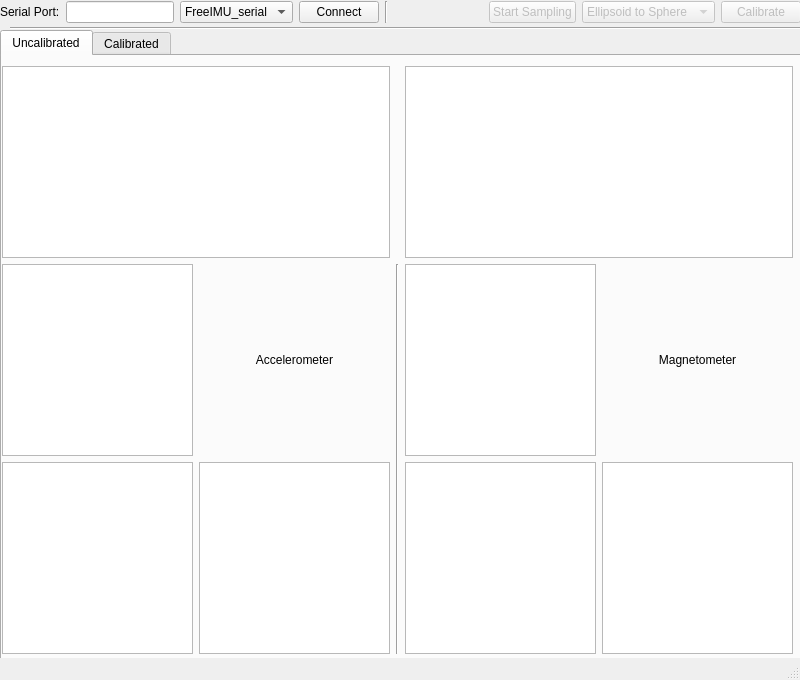
<?xml version="1.0" encoding="UTF-8"?>
<ui version="4.0">
 <class>FreeIMUCal</class>
 <widget class="QMainWindow" name="FreeIMUCal">
  <property name="geometry">
   <rect>
    <x>0</x>
    <y>0</y>
    <width>800</width>
    <height>680</height>
   </rect>
  </property>
  <property name="sizePolicy">
   <sizepolicy hsizetype="Fixed" vsizetype="Fixed">
    <horstretch>0</horstretch>
    <verstretch>0</verstretch>
   </sizepolicy>
  </property>
  <property name="minimumSize">
   <size>
    <width>800</width>
    <height>600</height>
   </size>
  </property>
  <property name="maximumSize">
   <size>
    <width>800</width>
    <height>680</height>
   </size>
  </property>
  <property name="windowTitle">
   <string>FreeIMU Calibration Application</string>
  </property>
  <property name="documentMode">
   <bool>false</bool>
  </property>
  <widget class="QWidget" name="centralwidget">
   <property name="sizePolicy">
    <sizepolicy hsizetype="Maximum" vsizetype="Maximum">
     <horstretch>0</horstretch>
     <verstretch>0</verstretch>
    </sizepolicy>
   </property>
   <widget class="Line" name="line">
    <property name="geometry">
     <rect>
      <x>10</x>
      <y>20</y>
      <width>791</width>
      <height>16</height>
     </rect>
    </property>
    <property name="orientation">
     <enum>Qt::Horizontal</enum>
    </property>
   </widget>
   <widget class="QWidget" name="gridLayoutWidget">
    <property name="geometry">
     <rect>
      <x>0</x>
      <y>0</y>
      <width>801</width>
      <height>25</height>
     </rect>
    </property>
    <layout class="QGridLayout" name="gridLayout" rowstretch="0">
     <property name="sizeConstraint">
      <enum>QLayout::SetDefaultConstraint</enum>
     </property>
     <item row="0" column="4">
      <widget class="Line" name="line_2">
       <property name="orientation">
        <enum>Qt::Vertical</enum>
       </property>
      </widget>
     </item>
     <item row="0" column="7">
      <widget class="QPushButton" name="samplingToggleButton">
       <property name="enabled">
        <bool>false</bool>
       </property>
       <property name="toolTip">
        <string>Toggle Start/Stop sampling of sensor data from the IMU</string>
       </property>
       <property name="text">
        <string>Start Sampling</string>
       </property>
       <property name="autoDefault">
        <bool>false</bool>
       </property>
       <property name="default">
        <bool>false</bool>
       </property>
       <property name="flat">
        <bool>false</bool>
       </property>
      </widget>
     </item>
     <item row="0" column="1">
      <widget class="QLineEdit" name="serialPortEdit"/>
     </item>
     <item row="0" column="9">
      <widget class="QPushButton" name="calibrateButton">
       <property name="enabled">
        <bool>false</bool>
       </property>
       <property name="toolTip">
        <string>Run calibration algorithm over the data collected</string>
       </property>
       <property name="text">
        <string>Calibrate</string>
       </property>
      </widget>
     </item>
     <item row="0" column="0">
      <widget class="QLabel" name="label">
       <property name="text">
        <string>Serial Port:</string>
       </property>
      </widget>
     </item>
     <item row="0" column="8">
      <widget class="QComboBox" name="calAlgorithmComboBox">
       <property name="enabled">
        <bool>false</bool>
       </property>
       <property name="toolTip">
        <string>&lt;html&gt;&lt;head/&gt;&lt;body&gt;&lt;p&gt;Calibration Algorithm used.&lt;/p&gt;&lt;/body&gt;&lt;/html&gt;</string>
       </property>
       <item>
        <property name="text">
         <string>Ellipsoid to Sphere</string>
        </property>
       </item>
      </widget>
     </item>
     <item row="0" column="3">
      <widget class="QPushButton" name="connectButton">
       <property name="toolTip">
        <string>Connect or Disconnect from the Arduino</string>
       </property>
       <property name="text">
        <string>Connect</string>
       </property>
      </widget>
     </item>
     <item row="0" column="6">
      <spacer name="horizontalSpacer">
       <property name="orientation">
        <enum>Qt::Horizontal</enum>
       </property>
       <property name="sizeHint" stdset="0">
        <size>
         <width>40</width>
         <height>20</height>
        </size>
       </property>
      </spacer>
     </item>
     <item row="0" column="2">
      <widget class="QComboBox" name="serialProtocol">
       <property name="enabled">
        <bool>true</bool>
       </property>
       <property name="toolTip">
        <string>Serial Protocol to Communicate with IMU</string>
       </property>
       <item>
        <property name="text">
         <string>FreeIMU_serial</string>
        </property>
       </item>
      </widget>
     </item>
    </layout>
   </widget>
   <widget class="QTabWidget" name="tabWidget">
    <property name="geometry">
     <rect>
      <x>0</x>
      <y>30</y>
      <width>801</width>
      <height>631</height>
     </rect>
    </property>
    <property name="currentIndex">
     <number>0</number>
    </property>
    <widget class="QWidget" name="uncalibratedTab">
     <attribute name="title">
      <string>Uncalibrated</string>
     </attribute>
     <widget class="QWidget" name="gridLayoutWidget_4">
      <property name="geometry">
       <rect>
        <x>0</x>
        <y>10</y>
        <width>791</width>
        <height>588</height>
       </rect>
      </property>
      <layout class="QGridLayout" name="gridLayout_4" rowstretch="0,0">
       <property name="sizeConstraint">
        <enum>QLayout::SetMaximumSize</enum>
       </property>
       <item row="1" column="0">
        <layout class="QGridLayout" name="gridLayout_5">
         <item row="0" column="1">
          <widget class="QLabel" name="label_2">
           <property name="text">
            <string>Accelerometer</string>
           </property>
           <property name="alignment">
            <set>Qt::AlignCenter</set>
           </property>
          </widget>
         </item>
         <item row="1" column="0">
          <widget class="PlotWidget" name="accYZ">
           <property name="sizePolicy">
            <sizepolicy hsizetype="Expanding" vsizetype="Expanding">
             <horstretch>0</horstretch>
             <verstretch>1</verstretch>
            </sizepolicy>
           </property>
          </widget>
         </item>
         <item row="1" column="1">
          <widget class="PlotWidget" name="accZX">
           <property name="sizePolicy">
            <sizepolicy hsizetype="Expanding" vsizetype="Expanding">
             <horstretch>0</horstretch>
             <verstretch>1</verstretch>
            </sizepolicy>
           </property>
          </widget>
         </item>
         <item row="0" column="0">
          <widget class="PlotWidget" name="accXY">
           <property name="sizePolicy">
            <sizepolicy hsizetype="Expanding" vsizetype="Expanding">
             <horstretch>0</horstretch>
             <verstretch>1</verstretch>
            </sizepolicy>
           </property>
          </widget>
         </item>
        </layout>
       </item>
       <item row="1" column="2">
        <layout class="QGridLayout" name="gridLayout_3" columnstretch="0,0">
         <property name="sizeConstraint">
          <enum>QLayout::SetFixedSize</enum>
         </property>
         <item row="0" column="0">
          <widget class="PlotWidget" name="magnXY">
           <property name="sizePolicy">
            <sizepolicy hsizetype="Expanding" vsizetype="Expanding">
             <horstretch>0</horstretch>
             <verstretch>1</verstretch>
            </sizepolicy>
           </property>
          </widget>
         </item>
         <item row="1" column="0">
          <widget class="PlotWidget" name="magnYZ">
           <property name="sizePolicy">
            <sizepolicy hsizetype="Expanding" vsizetype="Expanding">
             <horstretch>0</horstretch>
             <verstretch>1</verstretch>
            </sizepolicy>
           </property>
          </widget>
         </item>
         <item row="1" column="1">
          <widget class="PlotWidget" name="magnZX">
           <property name="sizePolicy">
            <sizepolicy hsizetype="Expanding" vsizetype="Expanding">
             <horstretch>0</horstretch>
             <verstretch>1</verstretch>
            </sizepolicy>
           </property>
          </widget>
         </item>
         <item row="0" column="1">
          <widget class="QLabel" name="label_3">
           <property name="text">
            <string>Magnetometer</string>
           </property>
           <property name="alignment">
            <set>Qt::AlignCenter</set>
           </property>
          </widget>
         </item>
        </layout>
       </item>
       <item row="0" column="2">
        <widget class="GLViewWidget" name="magn3D">
         <property name="sizePolicy">
          <sizepolicy hsizetype="Expanding" vsizetype="Expanding">
           <horstretch>0</horstretch>
           <verstretch>0</verstretch>
          </sizepolicy>
         </property>
        </widget>
       </item>
       <item row="0" column="0">
        <widget class="GLViewWidget" name="acc3D">
         <property name="sizePolicy">
          <sizepolicy hsizetype="Minimum" vsizetype="Expanding">
           <horstretch>0</horstretch>
           <verstretch>0</verstretch>
          </sizepolicy>
         </property>
        </widget>
       </item>
       <item row="1" column="1">
        <widget class="Line" name="line_3">
         <property name="lineWidth">
          <number>1</number>
         </property>
         <property name="orientation">
          <enum>Qt::Vertical</enum>
         </property>
        </widget>
       </item>
      </layout>
     </widget>
    </widget>
    <widget class="QWidget" name="calibratedTab">
     <attribute name="title">
      <string>Calibrated</string>
     </attribute>
     <widget class="QWidget" name="horizontalLayoutWidget">
      <property name="geometry">
       <rect>
        <x>0</x>
        <y>380</y>
        <width>791</width>
        <height>181</height>
       </rect>
      </property>
      <layout class="QHBoxLayout" name="horizontalLayout">
       <item>
        <widget class="QGroupBox" name="groupBox">
         <property name="title">
          <string>Accelerometer</string>
         </property>
         <property name="alignment">
          <set>Qt::AlignLeading|Qt::AlignLeft|Qt::AlignVCenter</set>
         </property>
         <property name="flat">
          <bool>false</bool>
         </property>
         <property name="checkable">
          <bool>false</bool>
         </property>
         <widget class="QWidget" name="layoutWidget">
          <property name="geometry">
           <rect>
            <x>10</x>
            <y>20</y>
            <width>381</width>
            <height>154</height>
           </rect>
          </property>
          <layout class="QFormLayout" name="formLayout_3">
           <property name="sizeConstraint">
            <enum>QLayout::SetNoConstraint</enum>
           </property>
           <property name="fieldGrowthPolicy">
            <enum>QFormLayout::ExpandingFieldsGrow</enum>
           </property>
           <property name="labelAlignment">
            <set>Qt::AlignLeading|Qt::AlignLeft|Qt::AlignVCenter</set>
           </property>
           <item row="0" column="0">
            <widget class="QLabel" name="label_14">
             <property name="text">
              <string>Offset X</string>
             </property>
            </widget>
           </item>
           <item row="0" column="1">
            <widget class="QLineEdit" name="calRes_acc_OSx"/>
           </item>
           <item row="1" column="0">
            <widget class="QLabel" name="label_15">
             <property name="text">
              <string>Offset Y</string>
             </property>
            </widget>
           </item>
           <item row="1" column="1">
            <widget class="QLineEdit" name="calRes_acc_OSy">
             <property name="sizePolicy">
              <sizepolicy hsizetype="Expanding" vsizetype="Expanding">
               <horstretch>0</horstretch>
               <verstretch>0</verstretch>
              </sizepolicy>
             </property>
            </widget>
           </item>
           <item row="2" column="0">
            <widget class="QLabel" name="label_16">
             <property name="text">
              <string>Offset Z</string>
             </property>
            </widget>
           </item>
           <item row="2" column="1">
            <widget class="QLineEdit" name="calRes_acc_OSz"/>
           </item>
           <item row="3" column="0">
            <widget class="QLabel" name="label_17">
             <property name="text">
              <string>Scale X</string>
             </property>
            </widget>
           </item>
           <item row="3" column="1">
            <widget class="QLineEdit" name="calRes_acc_SCx"/>
           </item>
           <item row="4" column="0">
            <widget class="QLabel" name="label_18">
             <property name="text">
              <string>Scale Y</string>
             </property>
            </widget>
           </item>
           <item row="4" column="1">
            <widget class="QLineEdit" name="calRes_acc_SCy"/>
           </item>
           <item row="5" column="0">
            <widget class="QLabel" name="label_19">
             <property name="text">
              <string>Scale Z</string>
             </property>
            </widget>
           </item>
           <item row="5" column="1">
            <widget class="QLineEdit" name="calRes_acc_SCz"/>
           </item>
          </layout>
         </widget>
        </widget>
       </item>
       <item>
        <widget class="QGroupBox" name="groupBox_2">
         <property name="title">
          <string>Magnetometer</string>
         </property>
         <widget class="QWidget" name="layoutWidget_2">
          <property name="geometry">
           <rect>
            <x>10</x>
            <y>20</y>
            <width>381</width>
            <height>154</height>
           </rect>
          </property>
          <layout class="QFormLayout" name="formLayout_5">
           <property name="sizeConstraint">
            <enum>QLayout::SetNoConstraint</enum>
           </property>
           <property name="fieldGrowthPolicy">
            <enum>QFormLayout::ExpandingFieldsGrow</enum>
           </property>
           <property name="labelAlignment">
            <set>Qt::AlignLeading|Qt::AlignLeft|Qt::AlignVCenter</set>
           </property>
           <item row="0" column="0">
            <widget class="QLabel" name="label_27">
             <property name="text">
              <string>Offset X</string>
             </property>
            </widget>
           </item>
           <item row="0" column="1">
            <widget class="QLineEdit" name="calRes_magn_OSx"/>
           </item>
           <item row="1" column="0">
            <widget class="QLabel" name="label_28">
             <property name="text">
              <string>Offset Y</string>
             </property>
            </widget>
           </item>
           <item row="1" column="1">
            <widget class="QLineEdit" name="calRes_magn_OSy">
             <property name="sizePolicy">
              <sizepolicy hsizetype="Expanding" vsizetype="Expanding">
               <horstretch>0</horstretch>
               <verstretch>0</verstretch>
              </sizepolicy>
             </property>
            </widget>
           </item>
           <item row="2" column="0">
            <widget class="QLabel" name="label_29">
             <property name="text">
              <string>Offset Z</string>
             </property>
            </widget>
           </item>
           <item row="2" column="1">
            <widget class="QLineEdit" name="calRes_magn_OSz"/>
           </item>
           <item row="3" column="0">
            <widget class="QLabel" name="label_30">
             <property name="text">
              <string>Scale X</string>
             </property>
            </widget>
           </item>
           <item row="3" column="1">
            <widget class="QLineEdit" name="calRes_magn_SCx"/>
           </item>
           <item row="4" column="0">
            <widget class="QLabel" name="label_31">
             <property name="text">
              <string>Scale Y</string>
             </property>
            </widget>
           </item>
           <item row="4" column="1">
            <widget class="QLineEdit" name="calRes_magn_SCy"/>
           </item>
           <item row="5" column="0">
            <widget class="QLabel" name="label_32">
             <property name="text">
              <string>Scale Z</string>
             </property>
            </widget>
           </item>
           <item row="5" column="1">
            <widget class="QLineEdit" name="calRes_magn_SCz"/>
           </item>
          </layout>
         </widget>
        </widget>
       </item>
      </layout>
     </widget>
     <widget class="QWidget" name="horizontalLayoutWidget_2">
      <property name="geometry">
       <rect>
        <x>488</x>
        <y>560</y>
        <width>301</width>
        <height>31</height>
       </rect>
      </property>
      <layout class="QHBoxLayout" name="horizontalLayout_2">
       <item>
        <widget class="QPushButton" name="saveCalibrationEEPROMButton">
         <property name="enabled">
          <bool>false</bool>
         </property>
         <property name="toolTip">
          <string>Store the calibration parameters to the microcontroller EEPROM</string>
         </property>
         <property name="text">
          <string>Save to EEPROM</string>
         </property>
        </widget>
       </item>
       <item>
        <widget class="QPushButton" name="saveCalibrationHeaderButton">
         <property name="enabled">
          <bool>false</bool>
         </property>
         <property name="toolTip">
          <string>Store the calibration parameters in an header .h file. When such header is active the EEPROM calibration storage code is disabled thus saving program and data memory.</string>
         </property>
         <property name="text">
          <string>Save to calibration.h</string>
         </property>
        </widget>
       </item>
      </layout>
     </widget>
     <widget class="QWidget" name="horizontalLayoutWidget_3">
      <property name="geometry">
       <rect>
        <x>0</x>
        <y>0</y>
        <width>791</width>
        <height>381</height>
       </rect>
      </property>
      <layout class="QHBoxLayout" name="horizontalLayout_3">
       <item>
        <widget class="QTabWidget" name="tabWidget_2">
         <property name="tabPosition">
          <enum>QTabWidget::South</enum>
         </property>
         <property name="tabShape">
          <enum>QTabWidget::Rounded</enum>
         </property>
         <property name="currentIndex">
          <number>0</number>
         </property>
         <property name="usesScrollButtons">
          <bool>true</bool>
         </property>
         <property name="documentMode">
          <bool>false</bool>
         </property>
         <property name="tabsClosable">
          <bool>false</bool>
         </property>
         <property name="movable">
          <bool>false</bool>
         </property>
         <widget class="QWidget" name="tab">
          <attribute name="title">
           <string>Acc XY</string>
          </attribute>
          <widget class="PlotWidget" name="accXY_cal">
           <property name="geometry">
            <rect>
             <x>0</x>
             <y>0</y>
             <width>781</width>
             <height>351</height>
            </rect>
           </property>
           <property name="sizePolicy">
            <sizepolicy hsizetype="Expanding" vsizetype="Expanding">
             <horstretch>0</horstretch>
             <verstretch>1</verstretch>
            </sizepolicy>
           </property>
          </widget>
         </widget>
         <widget class="QWidget" name="tab_4">
          <attribute name="title">
           <string>Acc YZ</string>
          </attribute>
          <widget class="PlotWidget" name="accYZ_cal">
           <property name="geometry">
            <rect>
             <x>0</x>
             <y>0</y>
             <width>781</width>
             <height>351</height>
            </rect>
           </property>
           <property name="sizePolicy">
            <sizepolicy hsizetype="Expanding" vsizetype="Expanding">
             <horstretch>0</horstretch>
             <verstretch>1</verstretch>
            </sizepolicy>
           </property>
          </widget>
         </widget>
         <widget class="QWidget" name="tab_3">
          <attribute name="title">
           <string>Acc ZX</string>
          </attribute>
          <widget class="PlotWidget" name="accZX_cal">
           <property name="geometry">
            <rect>
             <x>0</x>
             <y>0</y>
             <width>781</width>
             <height>351</height>
            </rect>
           </property>
           <property name="sizePolicy">
            <sizepolicy hsizetype="Expanding" vsizetype="Expanding">
             <horstretch>0</horstretch>
             <verstretch>1</verstretch>
            </sizepolicy>
           </property>
          </widget>
         </widget>
         <widget class="QWidget" name="tab_7">
          <attribute name="title">
           <string>Acc 3D</string>
          </attribute>
          <widget class="GLViewWidget" name="acc3D_cal">
           <property name="geometry">
            <rect>
             <x>0</x>
             <y>0</y>
             <width>389</width>
             <height>351</height>
            </rect>
           </property>
           <property name="sizePolicy">
            <sizepolicy hsizetype="Minimum" vsizetype="Expanding">
             <horstretch>0</horstretch>
             <verstretch>0</verstretch>
            </sizepolicy>
           </property>
          </widget>
         </widget>
        </widget>
       </item>
       <item>
        <widget class="QTabWidget" name="tabWidget_3">
         <property name="tabPosition">
          <enum>QTabWidget::South</enum>
         </property>
         <property name="tabShape">
          <enum>QTabWidget::Rounded</enum>
         </property>
         <property name="currentIndex">
          <number>0</number>
         </property>
         <property name="usesScrollButtons">
          <bool>true</bool>
         </property>
         <property name="documentMode">
          <bool>false</bool>
         </property>
         <property name="tabsClosable">
          <bool>false</bool>
         </property>
         <property name="movable">
          <bool>false</bool>
         </property>
         <widget class="QWidget" name="tab_2">
          <attribute name="title">
           <string>Magn XY</string>
          </attribute>
          <widget class="PlotWidget" name="magnXY_cal">
           <property name="geometry">
            <rect>
             <x>0</x>
             <y>0</y>
             <width>781</width>
             <height>351</height>
            </rect>
           </property>
           <property name="sizePolicy">
            <sizepolicy hsizetype="Expanding" vsizetype="Expanding">
             <horstretch>0</horstretch>
             <verstretch>1</verstretch>
            </sizepolicy>
           </property>
          </widget>
         </widget>
         <widget class="QWidget" name="tab_5">
          <attribute name="title">
           <string>Magn YZ</string>
          </attribute>
          <widget class="PlotWidget" name="magnYZ_cal">
           <property name="geometry">
            <rect>
             <x>0</x>
             <y>0</y>
             <width>781</width>
             <height>351</height>
            </rect>
           </property>
           <property name="sizePolicy">
            <sizepolicy hsizetype="Expanding" vsizetype="Expanding">
             <horstretch>0</horstretch>
             <verstretch>1</verstretch>
            </sizepolicy>
           </property>
          </widget>
         </widget>
         <widget class="QWidget" name="tab_6">
          <attribute name="title">
           <string>Magn ZX</string>
          </attribute>
          <widget class="PlotWidget" name="magnZX_cal">
           <property name="geometry">
            <rect>
             <x>0</x>
             <y>0</y>
             <width>781</width>
             <height>351</height>
            </rect>
           </property>
           <property name="sizePolicy">
            <sizepolicy hsizetype="Expanding" vsizetype="Expanding">
             <horstretch>0</horstretch>
             <verstretch>1</verstretch>
            </sizepolicy>
           </property>
          </widget>
         </widget>
         <widget class="QWidget" name="tab_8">
          <attribute name="title">
           <string>Magn 3D</string>
          </attribute>
          <widget class="GLViewWidget" name="magn3D_cal">
           <property name="geometry">
            <rect>
             <x>0</x>
             <y>0</y>
             <width>389</width>
             <height>351</height>
            </rect>
           </property>
           <property name="sizePolicy">
            <sizepolicy hsizetype="Minimum" vsizetype="Expanding">
             <horstretch>0</horstretch>
             <verstretch>0</verstretch>
            </sizepolicy>
           </property>
          </widget>
         </widget>
        </widget>
       </item>
      </layout>
     </widget>
     <widget class="QWidget" name="horizontalLayoutWidget_4">
      <property name="geometry">
       <rect>
        <x>0</x>
        <y>560</y>
        <width>161</width>
        <height>31</height>
       </rect>
      </property>
      <layout class="QHBoxLayout" name="horizontalLayout_4">
       <item>
        <widget class="QPushButton" name="clearCalibrationEEPROMButton">
         <property name="enabled">
          <bool>false</bool>
         </property>
         <property name="toolTip">
          <string>&lt;html&gt;&lt;head/&gt;&lt;body&gt;&lt;p&gt;Clear any calibration parameter from the microcontroller EEPROM&lt;/p&gt;&lt;/body&gt;&lt;/html&gt;</string>
         </property>
         <property name="text">
          <string>Clear EEPROM</string>
         </property>
        </widget>
       </item>
      </layout>
     </widget>
    </widget>
   </widget>
  </widget>
  <widget class="QStatusBar" name="statusbar"/>
 </widget>
 <customwidgets>
  <customwidget>
   <class>PlotWidget</class>
   <extends>QGraphicsView</extends>
   <header>pyqtgraph</header>
  </customwidget>
  <customwidget>
   <class>GLViewWidget</class>
   <extends>QGraphicsView</extends>
   <header>pyqtgraph.opengl</header>
  </customwidget>
 </customwidgets>
 <resources/>
 <connections/>
</ui>
